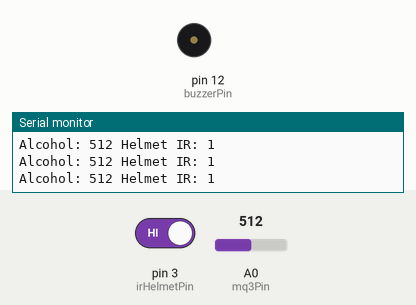
A sketch run on a simulated Arduino Uno, built with avr-gcc and run on an emulated ATmega328P. On the bench: buzzer (waves = sounding, pin HIGH), the last lines printed to the serial monitor. Inputs (shaded band) come from the test bench; at power-on: A0 (mq3Pin) = 512, pin 3 (irHelmetPin) HIGH. No radio packets arrive unless stated.

Above: at 3.2 s.
3.3 s: A0 (mq3Pin) set to 884
6.4 s: A0 (mq3Pin) set to 919
At 7.6 s:
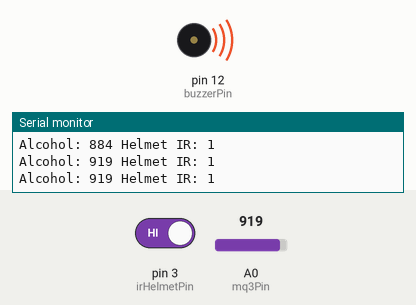
7.9 s: A0 (mq3Pin) set to 900
At 8.6 s:
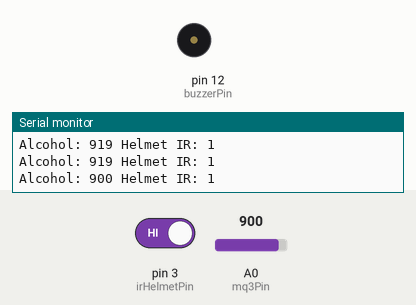
9.6 s: A0 (mq3Pin) set to 1023
At 10.4 s:
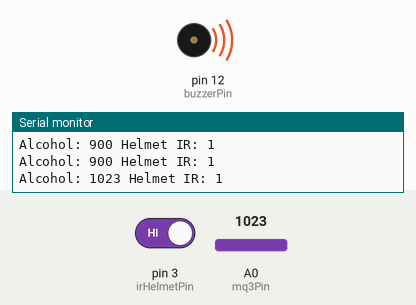
Timing chart, 0 to 12.3 s (numbered marks = the images above; inputs shaded):
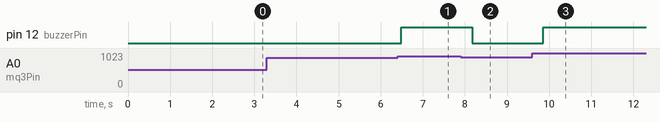

The sketch:

Helmet_Transmittor.ino
```cpp
// TRANSMITTER CODE (Helmet)

#include <RH_ASK.h>
#include <SPI.h> // Required by RH_ASK

int mq3Pin = A0;
int irHelmetPin = 3;
int buzzerPin = 12;

int mq3Value = 0;
int irHelmetValue = 0;

int alcoholThreshold = 900;

RH_ASK driver(2000, 11, 0, 2);

void setup() {
    pinMode(irHelmetPin, INPUT_PULLUP);
    pinMode(buzzerPin, OUTPUT);

    Serial.begin(9600);

    if (!driver.init()) {
        Serial.println("RF init failed");
    }

    delay(2000);
}

void loop() {

    mq3Value = analogRead(mq3Pin);
    irHelmetValue = digitalRead(irHelmetPin);

    Serial.print("Alcohol: ");
    Serial.print(mq3Value);

    Serial.print(" Helmet IR: ");
    Serial.println(irHelmetValue);

    bool unsafeCondition = false;

    if (mq3Value > alcoholThreshold)
        unsafeCondition = true;

    if (irHelmetValue == LOW)
        unsafeCondition = true;

    digitalWrite(buzzerPin, unsafeCondition ? HIGH : LOW);

    char msg[3];

    msg[0] = (mq3Value > alcoholThreshold) ? '1' : '0';
    msg[1] = (irHelmetValue == LOW) ? '1' : '0';
    msg[2] = '\0';

    driver.send((uint8_t *)msg, strlen(msg));
    driver.waitPacketSent();

    delay(500);
}
```

Measured:
- the behaviour switches between 900 and 901 on A0 (mq3Pin) (found by bisection; images 0 and 1)
- after the input at 6.4 s, pin 12 (buzzerPin): LOW → HIGH after 0.09 s
- after the input at 7.9 s, pin 12 (buzzerPin): HIGH → LOW after 0.27 s
- after the input at 9.6 s, pin 12 (buzzerPin): LOW → HIGH after 0.26 s
